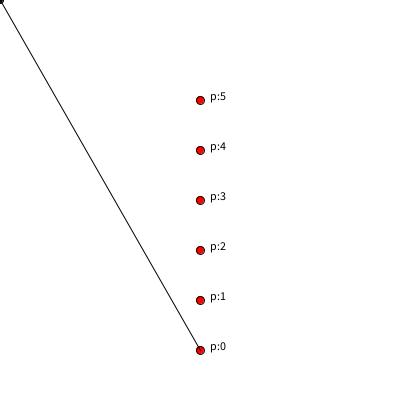
Frame 1 (no input)
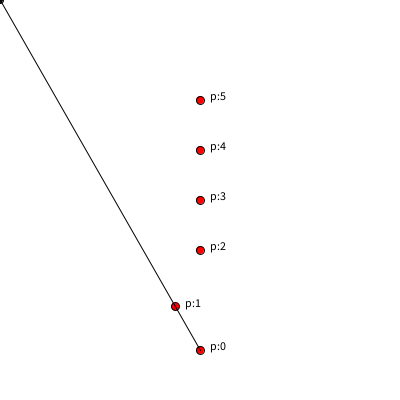
Frame 60 (the mouse pressed at the canvas centre just before this capture)
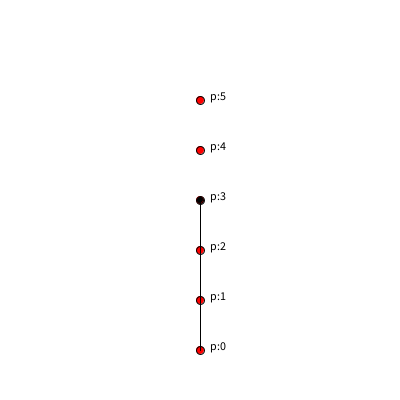
Frame 120 (the mouse held since frame 60 and released just before this capture)

The Processing sketch that drew these frames (run headless with seeded random() and noise(); from frame 60 on, the mouse is pressed at the canvas centre):

// Processing sketch: sketch_5
// ── sketch_5.pde
//week 14_5_inverse_kinematics_part3
void setup(){
  size(400,400);
  for(int i=0;i<6;i++){
    p[i]=new PVector(200,350-50*i);
  }
}
PVector[]p=new PVector[6];
void draw(){
  background(255);
  for(int i=0;i<6;i++){
    if(i<0)line(p[i-1].x,p[i-1].y,p[i].x,p[i].y);
    fill(255,0,0);
    ellipse(p[i].x,p[i].y,8,8);
    fill(0);
    text("p:"+i,p[i].x+10,p[i].y);
  }
  PVector now=new PVector(mouseX,mouseY);
  PVector v=PVector.sub(now,p[0]).normalize().mult(50);
  p[1].x=p[0].x+v.x;
  p[1].y=p[0].y+v.y;
  ellipse(mouseX,mouseY,6,6);
  line(p[0].x,p[0].y,mouseX,mouseY);
}
